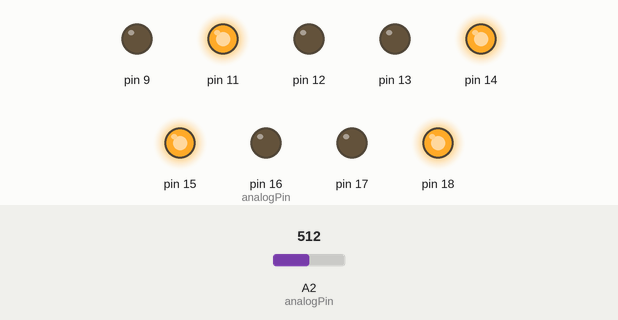
This sketch was run on a simulated Arduino Uno, built with avr-gcc and run on an emulated ATmega328P. Shown: output pins drawn as LEDs (lit = HIGH). Inputs (shaded band) come from the test bench; at power-on: A2 (analogPin) = 512. What the sketch prints to the serial monitor is not drawn.

Above: at 1.2 s.
1.3 s: A2 (analogPin) set to 416
4.3 s: A2 (analogPin) set to 384
At 5.0 s:
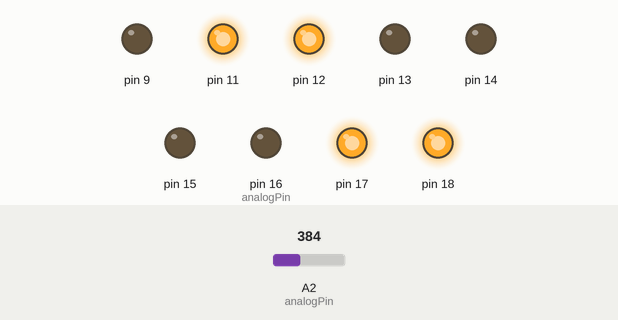
5.8 s: A2 (analogPin) set to 1010
At 7.2 s:
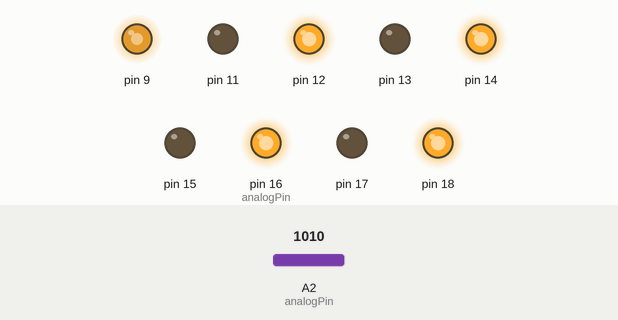
Timing chart, 0 to 8.8 s (numbered marks = the images above; inputs shaded):
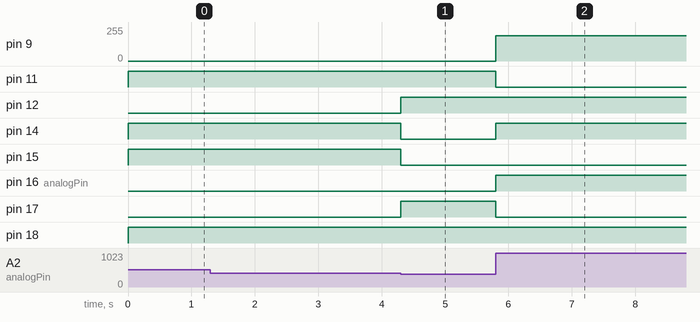

Measured:
- the behaviour switches between 401 and 400 on A2 (analogPin) (found by bisection; images 0 and 1)
- after the input at 1.3 s, every drawn part: stays the same
- after the input at 4.3 s, pin 12, pin 17: LOW → HIGH at once; pin 14, pin 15: HIGH → LOW at once
- after the input at 5.8 s, pin 9: 0/255 → 191/255 at once; pin 11, pin 17: HIGH → LOW at once; pin 14, pin 16 (analogPin): LOW → HIGH at once

The sketch:

Program_No_3.ino
```cpp
/*
    Program No. 3
    02/02/2024
    Write an Arduino sketch that will perform the following
    conditions. Using an ADC to get the signal from Analog input 2, if
    the equivalent digital value is:
    a. Less than or equal to 400 then LED pattern will display
    11000011
    b. Greater than 700 but less than or equal to 600 then send your
    Name and Student Number to the computer thru Serial/RS232 cable
    and LED pattern will display
    10011001
    c. Greater than 1000 then output a PWM signal to pin 9 with 75%
    duty cycle and LED pattern will display 01010101
    Use:
    BAUD RATE: 57600
    LED 0 to LED 7 --> pin 11 to pin 18
*/

#define analogPin 2
int val = 0;

void setup() {
    Serial.begin(57600);
    pinMode(analogPin, INPUT);
    pinMode(11, OUTPUT);
    pinMode(12, OUTPUT);
    pinMode(13, OUTPUT);
    pinMode(14, OUTPUT);
    pinMode(15, OUTPUT);
    pinMode(16, OUTPUT);
    pinMode(17, OUTPUT);
    pinMode(18, OUTPUT);
}

void loop() {
    val = analogRead(analogPin);
    if (val <= 400) {
        analogWrite(9, 0);
        digitalWrite(11, HIGH);
        digitalWrite(12, HIGH);
        digitalWrite(13, LOW);
        digitalWrite(14, LOW);
        digitalWrite(15, LOW);
        digitalWrite(16, LOW);
        digitalWrite(17, HIGH);
        digitalWrite(18, HIGH);
    } else if (val > 400 && val <= 1000) {
        // Changed ADC Values due to inaccuracies
        analogWrite(9, 0);
        Serial.println("Full Name - Student Number");
        digitalWrite(11, HIGH);
        digitalWrite(12, LOW);
        digitalWrite(13, LOW);
        digitalWrite(14, HIGH);
        digitalWrite(15, HIGH);
        digitalWrite(16, LOW);
        digitalWrite(17, LOW);
        digitalWrite(18, HIGH);
    } else if (val > 1000) {
        analogWrite(9, 255 * 0.75);
        digitalWrite(11, LOW);
        digitalWrite(12, HIGH);
        digitalWrite(13, LOW);
        digitalWrite(14, HIGH);
        digitalWrite(15, LOW);
        digitalWrite(16, HIGH);
        digitalWrite(17, LOW);
        digitalWrite(18, HIGH);
    }
}
```
